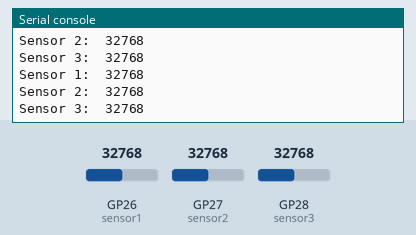
Bench run of a program on a simulated Raspberry Pi Pico running MicroPython. Parts: the last lines printed to the serial console. The inputs (shaded band) are chosen by the test bench; at power-on: GP26 (sensor1) = 32768, GP27 (sensor2) = 32768, GP28 (sensor3) = 32768 (analog values on the 0–65535 scale).

Above: at 1.2 s.
1.3 s: GP26 (sensor1) set to 45874
At 2.6 s:
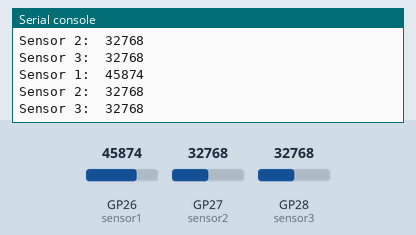
2.8 s: GP27 (sensor2) set to 45874
At 3.8 s:
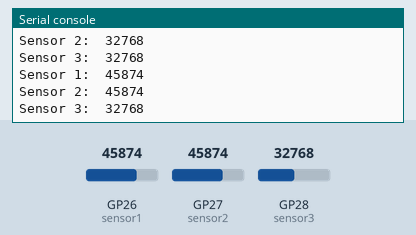
4.3 s: GP28 (sensor3) set to 45874
At 5.6 s:
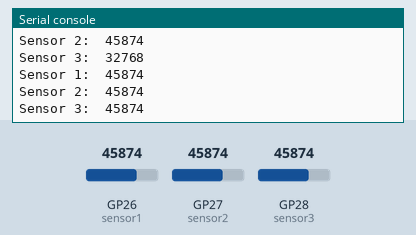
5.8 s: GP26 (sensor1) set to 57670
At 6.5 s:
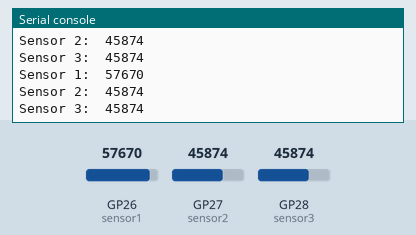
7.3 s: GP27 (sensor2) set to 57670
At 8.6 s:
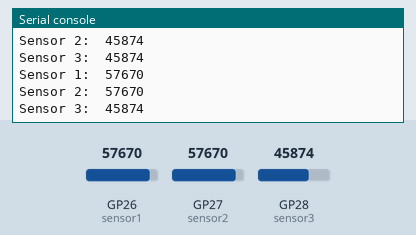
8.8 s: GP28 (sensor3) set to 57670
At 9.8 s:
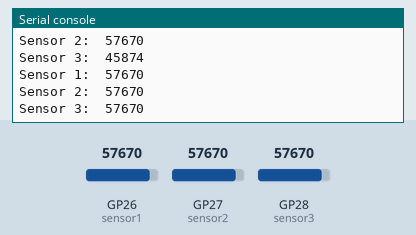
Timing chart, 0 to 11.3 s (numbered marks = the images above; inputs shaded):
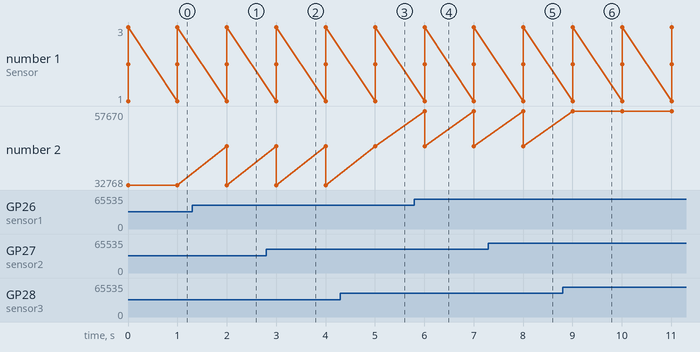

Measured:
- after the input at 1.3 s, the serial console: prints a new line after 0.70 s (image 1)
- after the input at 2.8 s, the serial console: prints a new line after 0.20 s (image 2)
- after the input at 4.3 s, the serial console: prints a new line after 0.70 s (image 3)
- after the input at 5.8 s, the serial console: prints a new line after 0.21 s (image 4)
- after the input at 7.3 s, the serial console: prints a new line after 0.71 s (image 5)
- after the input at 8.8 s, the serial console: prints a new line after 0.21 s (image 6)

The program:

old.py
```python
from machine import ADC, Pin
import time

sensor1 = ADC(Pin(26))
sensor2 = ADC(Pin(27))
sensor3 = ADC(Pin(28))

while True:
    value1 = sensor1.read_u16()
    value2 = sensor2.read_u16()
    value3 = sensor3.read_u16()

    print("Sensor 1: ", value1)
    print("Sensor 2: ", value2)
    print("Sensor 3: ", value3)


    time.sleep(1)
```
